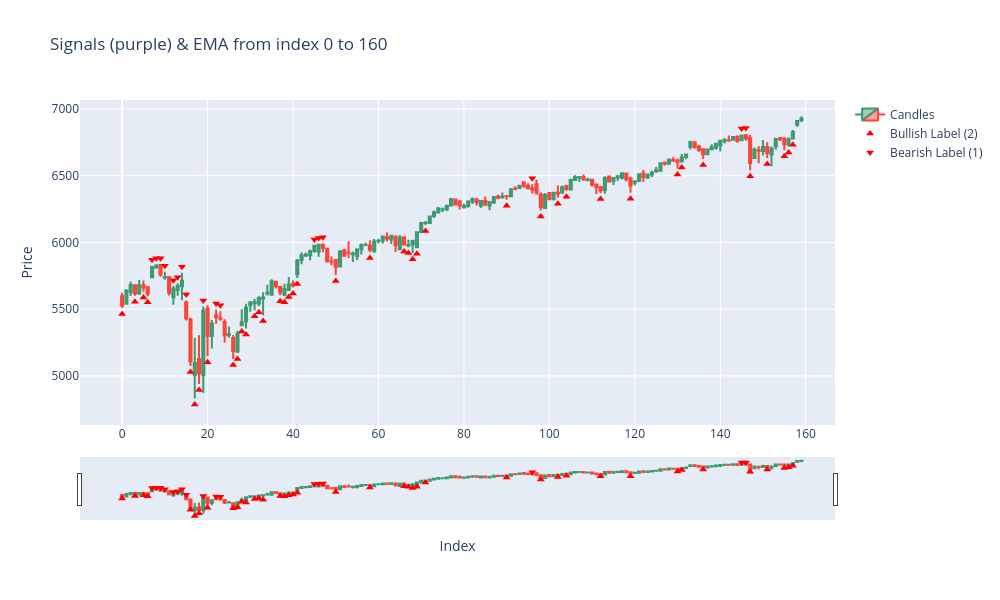

The code cell stored with this chart in its notebook:
### Code cell
import plotly.graph_objs as go

def plot_signals(test_df, pred_column='predictions', start=0, length=100):
    """
    Plot OHLC candles from test_df with:
    • purple dots for model signals
    • EMA line
    """
    # Subset
    df_slice = test_df.iloc[start:start+length].copy()
    df_slice.reset_index(inplace=True)  # Reset for plotting

    # Candle plot
    fig = go.Figure(data=[go.Candlestick(
        x=df_slice['index'] if 'index' in df_slice else df_slice.index,
        open=df_slice['Open'],
        high=df_slice['High'],
        low=df_slice['Low'],
        close=df_slice['Close'],
        name='Candles'
    )])

    
    if 'ema' in df_slice.columns:                     # adjust column name if needed
        fig.add_trace(go.Scatter(
            x=df_slice['index'] if 'index' in df_slice else df_slice.index,
            y=df_slice['ema'],
            mode='lines',
            line=dict(width=1.5, dash='dot', color='orange'),
            name='EMA'
        ))
    

    # Bullish signals
    bull_idx = df_slice[df_slice[pred_column] == 2].index
    fig.add_trace(go.Scatter(
        x=df_slice.loc[bull_idx, 'index'] if 'index' in df_slice else bull_idx,
        y=df_slice.loc[bull_idx, 'Low'] - (df_slice['High']-df_slice['Low']).mean()*0.1,
        mode='markers',
        marker=dict(size=7, color='purple', symbol='circle'),
        name='Bullish signal (2)'
    ))

    # Bearish signals
    bear_idx = df_slice[df_slice[pred_column] == 1].index
    fig.add_trace(go.Scatter(
        x=df_slice.loc[bear_idx, 'index'] if 'index' in df_slice else bear_idx,
        y=df_slice.loc[bear_idx, 'High'] + (df_slice['High']-df_slice['Low']).mean()*0.1,
        mode='markers',
        marker=dict(size=7, color='purple', symbol='circle'),
        name='Bearish signal (1)'
    ))


    # Bullish labels
    bull_idx = df_slice[df_slice[best_label] == 2].index
    fig.add_trace(go.Scatter(
        x=df_slice.loc[bull_idx, 'index'] if 'index' in df_slice else bull_idx,
        y=df_slice.loc[bull_idx, 'Low'] - (df_slice['High']-df_slice['Low']).mean()*0.5,
        mode='markers',
        marker=dict(size=7, color='red', symbol='triangle-up'),
        name='Bullish Label (2)'
    ))

    # Bearish labels
    bear_idx = df_slice[df_slice[best_label] == 1].index
    fig.add_trace(go.Scatter(
        x=df_slice.loc[bear_idx, 'index'] if 'index' in df_slice else bear_idx,
        y=df_slice.loc[bear_idx, 'High'] + (df_slice['High']-df_slice['Low']).mean()*0.5,
        mode='markers',
        marker=dict(size=7, color='red', symbol='triangle-down'),
        name='Bearish Label (1)'
    ))

    fig.update_layout(
        title=f"Signals (purple) & EMA from index {start} to {start+length}",
        xaxis_title="Index",
        yaxis_title="Price",
        showlegend=True,
        height=600,
        width=1000
    )
    fig.show()


plot_signals(val_df, pred_column="sel_preds", start=0, length=160)

### Figure 1 — Plotly figure (JSON) as saved in the notebook; plotly's stock layout.template omitted (floating-point values rounded to 4 significant figures; data arrays with more than 128 entries replaced by an {"elided": "..."} marker saying what was removed)
{"data": [{"close": {"elided": "160 float values"}, "high": {"elided": "160 float values"}, "low": {"elided": "160 float values"}, "name": "Candles", "open": {"elided": "160 float values"}, "type": "candlestick", "x": {"elided": "160 int values"}}, {"marker": {"color": "purple", "size": 7, "symbol": "circle"}, "mode": "markers", "name": "Bullish signal (2)", "type": "scatter", "x": [], "y": []}, {"marker": {"color": "purple", "size": 7, "symbol": "circle"}, "mode": "markers", "name": "Bearish signal (1)", "type": "scatter", "x": [], "y": []}, {"marker": {"color": "red", "size": 7, "symbol": "triangle-up"}, "mode": "markers", "name": "Bullish Label (2)", "type": "scatter", "x": [0, 3, 5, 6, 16, 17, 18, 20, 26, 27, 28, 29, 31, 32, 33, 37, 38, 39, 40, 41, 50, 58, 66, 67, 68, 69, 71, 90, 98, 102, 104, 112, 119, 130, 131, 136, 147, 151, 155, 156, 157], "y": [5465.0, 5555.0, 5587.0, 5553.0, 5029.0, 4787.0, 4896.0, 5102.0, 5083.0, 5127.0, 5333.0, 5311.0, 5447.0, 5477.0, 5411.0, 5560.0, 5551.0, 5592.0, 5618.0, 5690.0, 5712.0, 5884.0, 5932.0, 5920.0, 5874.0, 5914.0, 6086.0, 6274.0, 6195.0, 6290.0, 6343.0, 6326.0, 6327.0, 6509.0, 6561.0, 6580.0, 6496.0, 6587.0, 6646.0, 6673.0, 6732.0]}, {"marker": {"color": "red", "size": 7, "symbol": "triangle-down"}, "mode": "markers", "name": "Bearish Label (1)", "type": "scatter", "x": [7, 8, 9, 10, 12, 13, 14, 15, 19, 22, 23, 45, 46, 47, 96, 145, 146], "y": [5870.0, 5882.0, 5881.0, 5824.0, 5717.0, 5739.0, 5818.0, 5609.0, 5565.0, 5542.0, 5530.0, 6022.0, 6032.0, 6038.0, 6480.0, 6852.0, 6857.0]}], "layout": {"height": 600, "showlegend": true, "title": {"text": "Signals (purple) & EMA from index 0 to 160"}, "width": 1000, "xaxis": {"title": {"text": "Index"}}, "yaxis": {"title": {"text": "Price"}}}}
